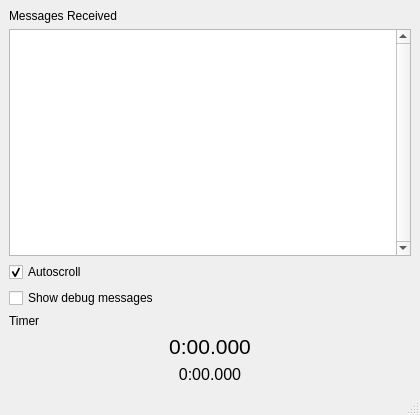
<?xml version="1.0" encoding="UTF-8"?>
<ui version="4.0">
 <class>CommunicationWidget</class>
 <widget class="QMainWindow" name="CommunicationWidget">
  <property name="geometry">
   <rect>
    <x>0</x>
    <y>0</y>
    <width>420</width>
    <height>415</height>
   </rect>
  </property>
  <property name="windowTitle">
   <string>Karam and Elan are the cooliest</string>
  </property>
  <widget class="QWidget" name="centralwidget">
   <layout class="QGridLayout" name="gridLayout">
    <item row="0" column="0">
     <layout class="QVBoxLayout" name="verticalLayout" stretch="0,0,0,0,0,0,0">
      <item>
       <widget class="QLabel" name="label_4">
        <property name="text">
         <string>Messages Received</string>
        </property>
       </widget>
      </item>
      <item>
       <widget class="QPlainTextEdit" name="plainTextEdit">
        <property name="sizePolicy">
         <sizepolicy hsizetype="Expanding" vsizetype="Expanding">
          <horstretch>0</horstretch>
          <verstretch>0</verstretch>
         </sizepolicy>
        </property>
        <property name="focusPolicy">
         <enum>Qt::NoFocus</enum>
        </property>
        <property name="verticalScrollBarPolicy">
         <enum>Qt::ScrollBarAlwaysOn</enum>
        </property>
        <property name="readOnly">
         <bool>true</bool>
        </property>
        <property name="plainText">
         <string/>
        </property>
       </widget>
      </item>
      <item>
       <widget class="QCheckBox" name="autoScrollCheckbox">
        <property name="text">
         <string>Autoscroll</string>
        </property>
        <property name="checked">
         <bool>true</bool>
        </property>
       </widget>
      </item>
      <item>
       <widget class="QCheckBox" name="debugCheckbox">
        <property name="text">
         <string>Show debug messages</string>
        </property>
       </widget>
      </item>
      <item>
       <widget class="QLabel" name="label_3">
        <property name="text">
         <string>Timer</string>
        </property>
       </widget>
      </item>
      <item>
       <widget class="QLabel" name="timerMainLabel">
        <property name="font">
         <font>
          <pointsize>16</pointsize>
         </font>
        </property>
        <property name="text">
         <string>0:00.000</string>
        </property>
        <property name="alignment">
         <set>Qt::AlignBottom|Qt::AlignHCenter</set>
        </property>
       </widget>
      </item>
      <item>
       <widget class="QLabel" name="timerLapLabel">
        <property name="font">
         <font>
          <pointsize>12</pointsize>
         </font>
        </property>
        <property name="text">
         <string>0:00.000</string>
        </property>
        <property name="alignment">
         <set>Qt::AlignBottom|Qt::AlignHCenter</set>
        </property>
       </widget>
      </item>
     </layout>
    </item>
   </layout>
  </widget>
  <widget class="QMenuBar" name="menubar">
   <property name="geometry">
    <rect>
     <x>0</x>
     <y>0</y>
     <width>420</width>
     <height>19</height>
    </rect>
   </property>
  </widget>
  <widget class="QStatusBar" name="statusbar"/>
 </widget>
 <resources/>
 <connections/>
</ui>
